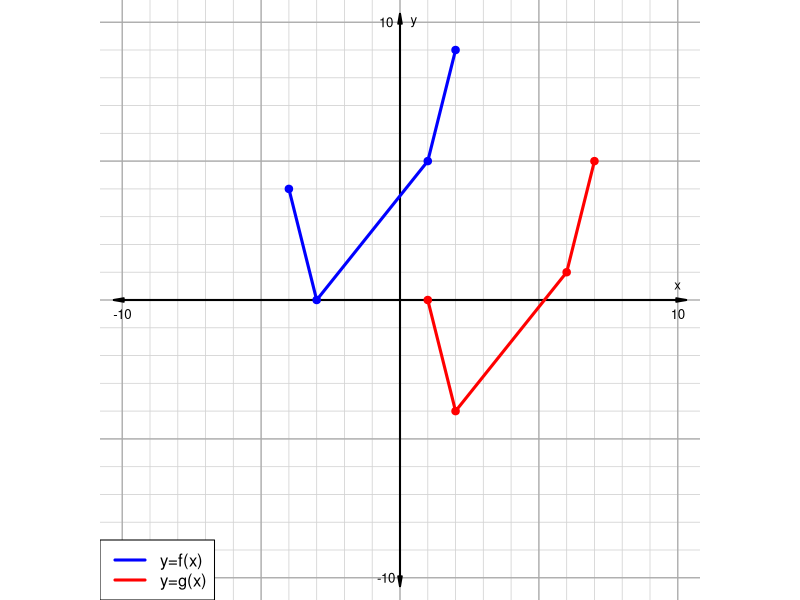
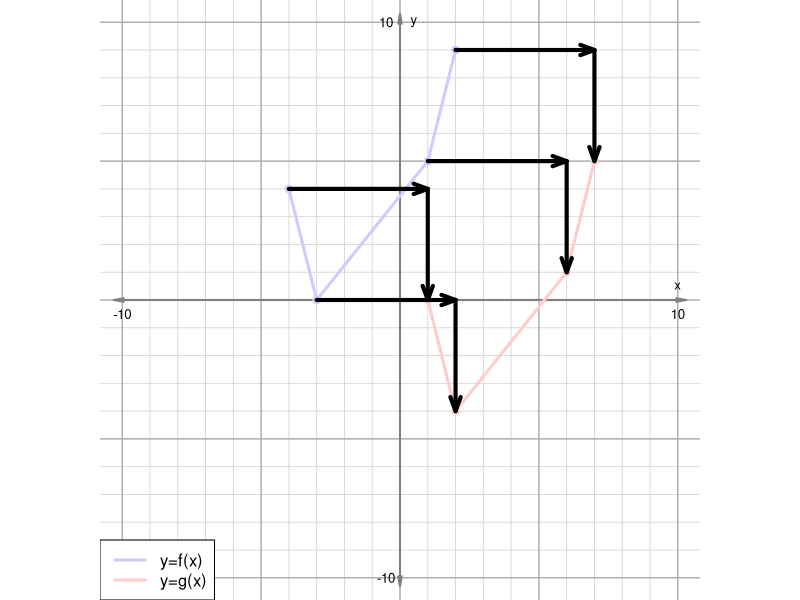

The R source for these figures, in order:
## ---- chunk 1

while(T){
    x = sort(sample(-9:9,4))
    y = sample(-9:9,4)
    
    hk = sample(2:9,2)*sample(c(-1,1),2,T)
    h = hk[1]
    k = hk[2]
    x2 = x+h
    y2 = y+k
    if(max(abs(c(x2,y2)))<10){break}
}

ach = -10:10
ach = ach[ach!=0]
ast = paste("+",ach)
al = paste0("* +",ach,collapse="\n")
al = gsub("+-","-",al,fixed=T)

sol1 = paste0(1*(ach==-h),collapse="")
sol2 = paste0(1*(ach==k),collapse="")


if(h>0){
    lr = "right"
} else {
    lr = "left"
}

if(k>0){
    ud = "up"
} else {
    ud = "down"
}

ans = paste0("g(x)~=~f(x+",-h,")\\,+\\,",k,collapse="")
ans = gsub("+-","-",ans,fixed=T)

## ---- chunk 2
par(mar=c(0,0,0,0),pty="s")
plot(0,0,"n",xlim=c(-10,10),ylim=c(-10,10),axes=F,ann=F)
for(i in -10:10){
    abline(h=i,col="lightgrey",lwd=0.8)
    abline(v=i,col="lightgrey",lwd=0.8)
}
for(i in seq(-10,10,5)){
    abline(h=i,col="darkgrey",lwd=1.2)
    abline(v=i,col="darkgrey",lwd=1.2)
}
arrows(-10.3,0,10.3,0,0.1,10,3,lwd=2)
arrows(0,-10.3,0,10.3,0.1,10,3,lwd=2)
lines(x,y,col="blue",lwd=3)
points(x,y,col="blue",pch=20,cex=1.5)
lines(x2,y2,col="red",lwd=3)
points(x2,y2,col="red",pch=20,cex=1.5)
text(10,-0.5,10,cex=0.8)
text(-10,-0.5,-10,cex=0.8)
text(-0.5,10,10,cex=0.8)
text(-0.5,-10,-10,cex=0.8)
text(10,0.5,"x",cex=0.8)
text(0.5,10,"y",cex=0.8)

xxx = c(x,x2)
yyy = c(y,y2)

adtl = min((xxx+10)^2+(yyy-10)^2)
adtr = min((xxx-10)^2+(yyy-10)^2)
adbl = min((xxx+10)^2+(yyy+10)^2)
adbr = min((xxx-10)^2+(yyy+10)^2)
ads = c(adtl,adtr,adbl,adbr)
iii = min(which(ads==max(ads)))

if(iii==1){
    legend("topleft",c("y=f(x)","y=g(x)"),col=c("blue","red"),lwd=c(3,3))
} else if(iii==2){
    legend("topright",c("y=f(x)","y=g(x)"),col=c("blue","red"),lwd=c(3,3))
} else if(iii==3){
    legend("bottomleft",c("y=f(x)","y=g(x)"),col=c("blue","red"),lwd=c(3,3))
} else if(iii==4){
    legend("bottomright",c("y=f(x)","y=g(x)"),col=c("blue","red"),lwd=c(3,3))
}

## ---- chunk 3

col1 = rgb(0.8,0.8,1)
col2 = rgb(1,0.8,0.8)

par(mar=c(0,0,0,0),pty="s")
plot(0,0,"n",xlim=c(-10,10),ylim=c(-10,10),axes=F,ann=F)
for(i in -10:10){
    abline(h=i,col="lightgrey",lwd=0.8)
    abline(v=i,col="lightgrey",lwd=0.8)
}
for(i in seq(-10,10,5)){
    abline(h=i,col="darkgrey",lwd=1.2)
    abline(v=i,col="darkgrey",lwd=1.2)
}
arrows(-10.3,0,10.3,0,0.1,10,3,lwd=2,col=rgb(0.5,0.5,0.5))
arrows(0,-10.3,0,10.3,0.1,10,3,lwd=2,col=rgb(0.5,0.5,0.5))
lines(x,y,col=col1,lwd=3)
points(x,y,col=col1,pch=20,cex=1.5)
lines(x2,y2,col=col2,lwd=3)
points(x2,y2,col=col2,pch=20,cex=1.5)
text(10,-0.5,10,cex=0.8)
text(-10,-0.5,-10,cex=0.8)
text(-0.5,10,10,cex=0.8)
text(-0.5,-10,-10,cex=0.8)
text(10,0.5,"x",cex=0.8)
text(0.5,10,"y",cex=0.8)

xxx = c(x,x2)
yyy = c(y,y2)

adtl = min((xxx+10)^2+(yyy-10)^2)
adtr = min((xxx-10)^2+(yyy-10)^2)
adbl = min((xxx+10)^2+(yyy+10)^2)
adbr = min((xxx-10)^2+(yyy+10)^2)
ads = c(adtl,adtr,adbl,adbr)
iii = min(which(ads==max(ads)))

if(iii==1){
    legend("topleft",c("y=f(x)","y=g(x)"),col=c(col1,col2),lwd=c(3,3))
} else if(iii==2){
    legend("topright",c("y=f(x)","y=g(x)"),col=c(col1,col2),lwd=c(3,3))
} else if(iii==3){
    legend("bottomleft",c("y=f(x)","y=g(x)"),col=c(col1,col2),lwd=c(3,3))
} else if(iii==4){
    legend("bottomright",c("y=f(x)","y=g(x)"),col=c(col1,col2),lwd=c(3,3))
}


for(j in 1:4){
    arrows(x[j],y[j],x2[j],y[j],lwd=4,length=0.15,angle=20,2)
    arrows(x2[j],y[j],x2[j],y2[j],lwd=4,length=0.15,angle=20,2)
}
